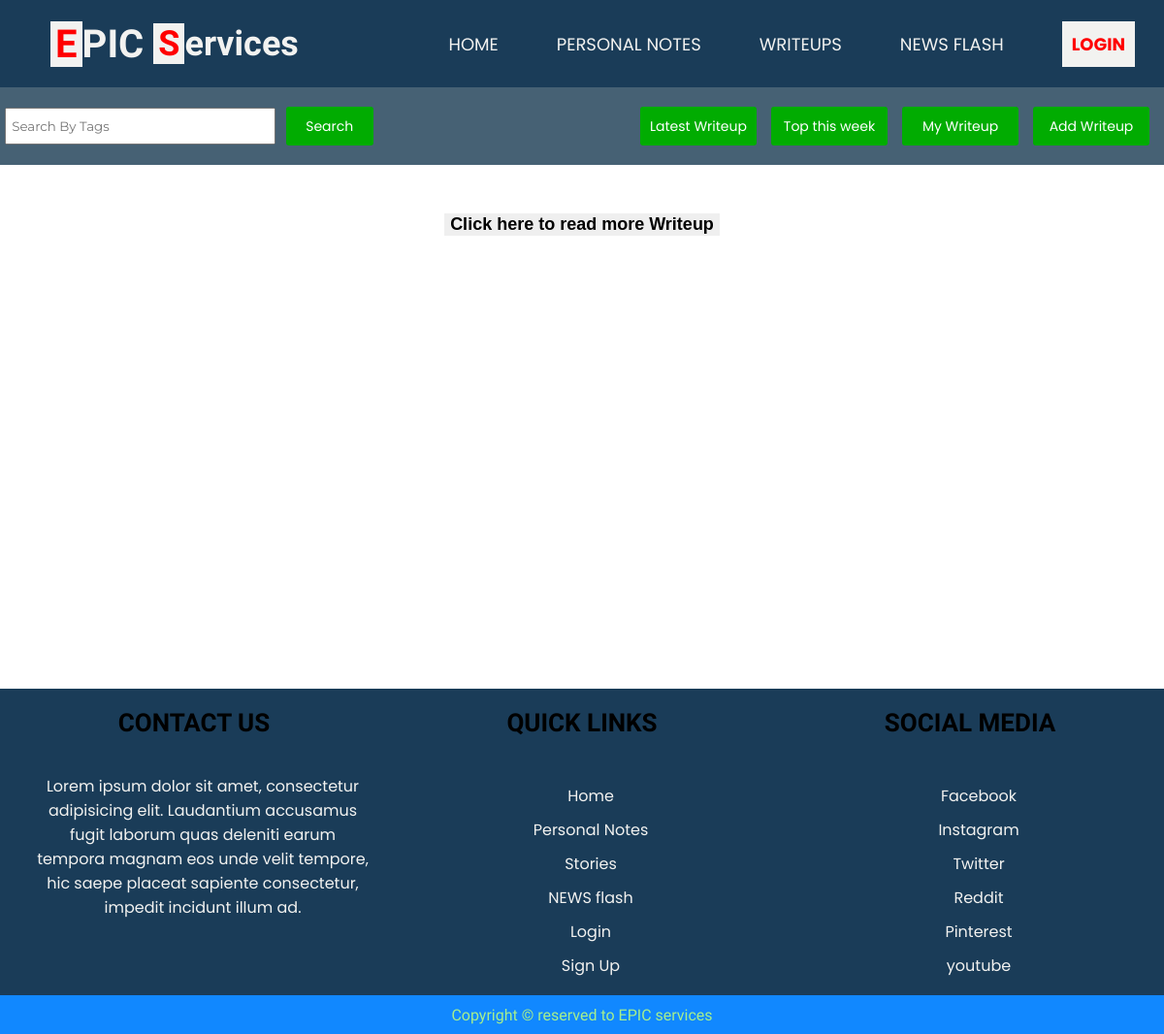
Before: /stories/index.php?filter=weeklytop with the older database file.
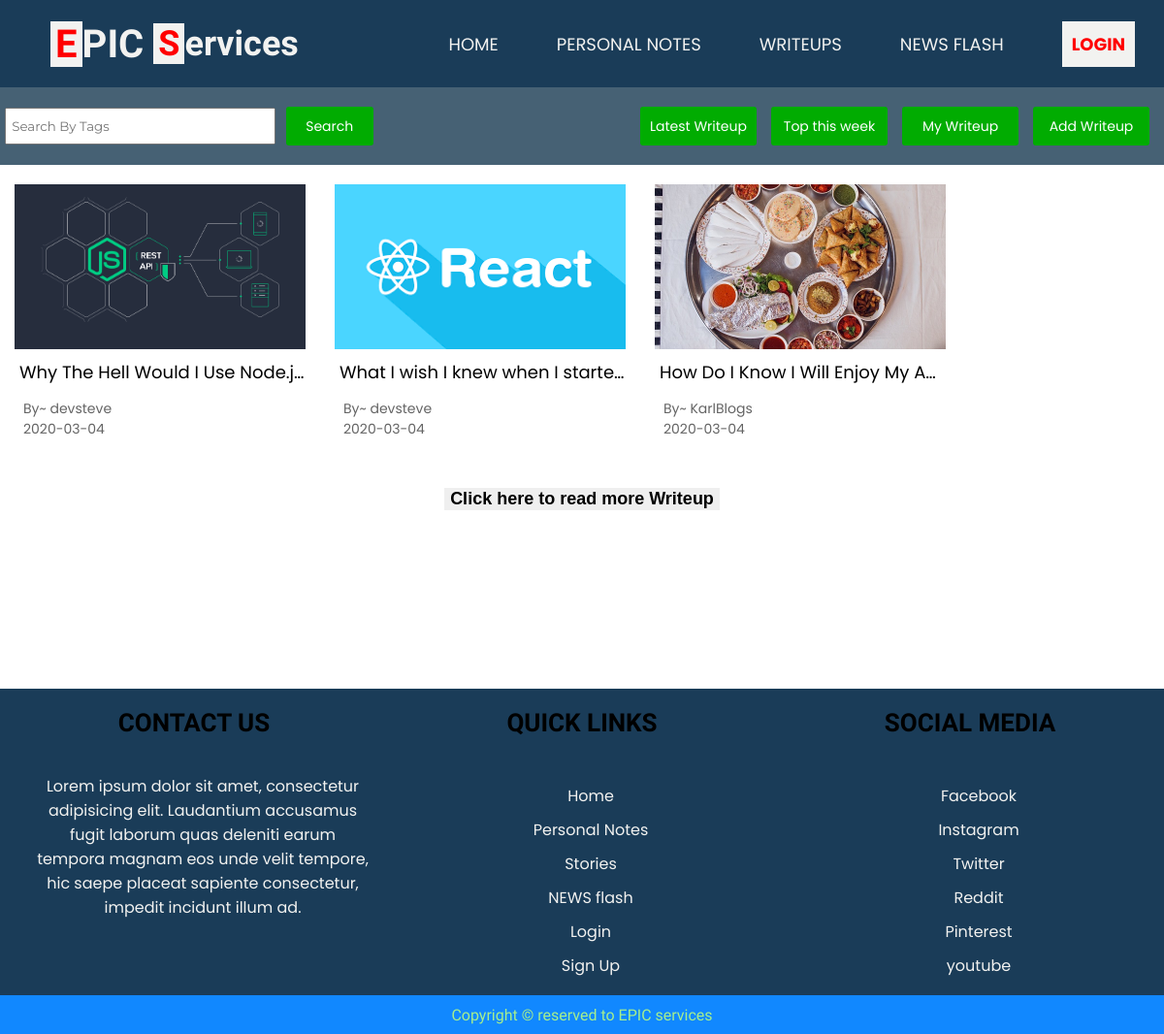
After: the same page with the newer database file.
### tables this page shows
CREATE TABLE `stories` (
  `storyid` int(11) NOT NULL,
  `storyuser` varchar(15) DEFAULT NULL,
  `storytitle` text,
  `storydata` text,
  `storytags` text,
  `thumbnail` text NOT NULL,
  `ispublic` int(11) NOT NULL DEFAULT '1',
  `dttm` date DEFAULT NULL
);

### stories/index.php (the view, shortened to what this page needs)
<?php
	include("../public/top.php");
?>
<!DOCTYPE html>
<html lang="en">
<head>
	<link rel="stylesheet" href="styles/stories.css">
</head>
<body>
	<section id="storiessContainer">
		<?php
			include '../public/header.php';
		?>
		<section class="stories-container-main">
			<section class="stories-options">
				<section class="search-stories">
					<form method="get" action="">
						<input type="text" name="storytags" placeholder="Search By Tags">
						<button type="submit" name="searchStory" value="true">Search</button>
					</form>
				</section>
				<section class="more-ops">
					<a href="index.php?filter=latest" class="ctrl-btn">
						Latest Writeup
					</a>
					<a href="index.php?filter=weeklytop" class="ctrl-btn">
						Top this week
					</a>
					<a href="index.php?filter=mystories" class="ctrl-btn">
						My Writeup
					</a>
					<a href="add.php" class="ctrl-btn">
						Add Writeup
					</a>
				</section>
			</section>
			<section class="st-container">
				<?php
					if (!isset($_GET['searchStory'])) {
						if (!isset($_GET['filter'])) {
							$selectstoriesquery = "select * from stories where storyuser in (select username from banstatus WHERE isbanned = 0) order by rand() limit 20";
						}
						else if($_GET['filter'] == "latest") {
							$selectstoriesquery = "select * from stories where storyuser in (select username from banstatus WHERE isbanned = 0) order by storyid desc limit 20";
						}
						else if ($_GET['filter'] == "weeklytop") {
							$selectstoriesquery = "select storyid from stories where dttm > date(now()) - interval 7 day and storyuser in (select username from banstatus WHERE isbanned = 0)";
						}
					}
					else {
						$tagsToSearch = $_GET['storytags'];
						$selectstoriesquery = "select * from stories where storytags like '%$tagsToSearch%' and storyuser in (select username from banstatus WHERE isbanned = 0)";
					}
					if (isset($_GET['filter']) && $_GET['filter'] == "weeklytop") {
						$res = mysqli_query($conn, $selectstoriesquery);
						$topweekdata = array();
						while($row = mysqli_fetch_array($res)){
							$checkLikes = "select * from storylikes where storyid = '".$row['storyid']."'";
							$likesRes = mysqli_num_rows(mysqli_query($conn, $checkLikes));
							$temparray = array("storyid" => $row['storyid'], "likes" => $likesRes);
							array_push($topweekdata, $temparray);
						}
						for($i = 0; $i < count($topweekdata); $i++) {
							$selecttopstoriesquery = "select * from stories where storyid = '".$topweekdata[$i]["storyid"]."'";
							$res = mysqli_query($conn, $selecttopstoriesquery);
							$row = mysqli_fetch_array($res);
							$storyid = $row['storyid'];
							$storyuser = $row['storyuser'];
							$storytitle = $row['storytitle'];
							$storythumbnail = $row['thumbnail'];
							$uploaddate = $row['dttm'];
							$storyopenpath = "href=open.php?storyid=$storyid";
						?>
							<a <?= $storyopenpath ?>>
								<section class="storyMain">
									<section class="story-thumbnail">
										<img src="thumbnails/<?= $storythumbnail ?>">
									</section>
									<section class="story-title">
										<?= $storytitle ?>
									</section>
									<section class="author">By~ <?= $storyuser ?></section>
									<section class="uploadDate"><?= $uploaddate ?></section>
								</section>
							</a>
					<?php
						}
					 }
				?>
			</section>
			<section style="width: 100%;text-align: center;"><button onclick="window.location.reload();" style="border: none; background-color: none;margin-top: 50px;font-size: 18px;font-weight: bold">Click here to read more Writeup</button></section>
		</section>
		<?php
			include '../public/footer.php';
		?>
	</section>
</body>
</html>

### public/top.php (shortened to what this page needs)
<!DOCTYPE html>
<html lang="en">
<head>
    <?php
        $phpSelf = htmlentities($_SERVER['PHP_SELF'], ENT_QUOTES, "UTF-8");
        $path_parts = pathinfo($phpSelf);
        $split_url = explode('/', $path_parts['dirname']);
        $baseLevelIndex = 0;
        $folderCountRaw = count($split_url);
    	$folderCount = $folderCountRaw - $baseLevelIndex - 1;
        $upFolderPlaceholder='';
        for($i=0; $i<$folderCount; $i++){
            $upFolderPlaceholder.='../';
        }
    ?>

### public/header.php (shortened to what this page needs)
<?php
	include("top.php");
?>
<!DOCTYPE html>
<html>
<head>
	<link rel="stylesheet" type="text/css" <?php echo 'href="'. $upFolderPlaceholder . 'public/styles/header.css"'?>>
</head>
<body>
	<header id="header">
		<section class="logo"><span style="margin-right: 10px;font-size: 40px"><b style="color: red;background-color: rgb(242,242,240);">E</b>PIC</span> <b style="color: red;background-color: rgb(242,242,240);">S</b>ervices</section>
		<section class="navigation" id="nav">
			<a <?php echo 'href="'. $upFolderPlaceholder . 'index.php"'?>>Home</a>
			<a <?php echo 'href="'. $upFolderPlaceholder . 'notes/"'?>>Personal Notes</a>
			<a <?php echo 'href="'. $upFolderPlaceholder . 'stories/"'?>>Writeups</a>
			<a <?php echo 'href="'. $upFolderPlaceholder . 'news/"'?>>News Flash</a>
			<?php if (!isset($_SESSION['user'])){ ?>
				<a <?php echo 'href="'. $upFolderPlaceholder . 'account/signin.php"'?> style="color: red; background-color: rgb(242,242,240);padding: 10px 10px 10px 10px;font-weight: bolder;">Login</a>
			<?php } else {?>
				<a <?php echo 'href="'. $upFolderPlaceholder . 'account/signout.php"'?> style="color: red; background-color: rgb(242,242,240);padding: 10px 10px 10px 10px;font-weight: bolder;">Logout</a>
			<?php } ?>
		</section>
	</header>
</body>
</html>

### public/footer.php (shortened to what this page needs)
<!DOCTYPE html>
<html lang="en">
<head>
	<link rel="stylesheet" type="text/css" <?php echo 'href="'. $upFolderPlaceholder . 'public/styles/footer.css"'?>>
</head>
<body>
	<footer class="f-main">
		<section class="footer-container">
			<section class="footer-main-header">
				Contact Us
			</section>
			<section class="footer-main-body">
				Lorem ipsum dolor sit amet, consectetur adipisicing elit. Laudantium accusamus fugit laborum quas deleniti earum tempora magnam eos unde velit tempore, hic saepe placeat sapiente consectetur, impedit incidunt illum ad.
			</section>
		</section>
		<section class="footer-container links">
			<section class="footer-main-header">
				Quick Links
			</section>
			<section class="footer-main-body">
				<a href="#">Home</a>
				<a href="#">Personal Notes</a>
				<a href="#">Stories</a>
				<a href="#">NEWS flash</a>
				<a href="#">Login</a>
				<a href="#">Sign Up</a>
			</section>
		</section>
		<section class="footer-container links">
			<section class="footer-main-header">
				Social Media
			</section>
			<section class="footer-main-body">
				<a href="#">Facebook</a>
				<a href="#">Instagram</a>
				<a href="#">Twitter</a>
				<a href="#">Reddit</a>
				<a href="#">Pinterest</a>
				<a href="#">youtube</a>
			</section>
		</section>
	</footer>
	<footer class="copyright">
		Copyright &copy; reserved to EPIC services
	</footer>
</body>
</html>

### stories/styles/stories.css (style rules this page uses)
.stories-container-main { width: 100%; min-height: 600px; }
.stories-options { width: 100%; min-height: 80px; background-color: rgb(70, 97, 116); display: flex; justify-content: space-between; align-items: center; flex-wrap: wrap; }
.search-stories { width: 390px; height: 80px; }
.search-stories form { width: 100%; height: 100%; display: flex; justify-content: space-around; align-items: center; }
.search-stories input[type="text"] { padding-left: 5px; width: calc(70% - 5px); height: 40%; font-family: 'Montserrat', sans-serif; }
.search-stories button { width: 90px; height: 40px; border-radius: 3px; background-color: #01ac01; border: none; color: white; font-size: 14px; font-family: 'Poppins', sans-serif; }
.more-ops { display: flex; }
.ctrl-btn { width: 120px; height: 40px; background-color: #01ac01; border-radius: 3px; font-size: 14px; font-family: 'Poppins', sans-serif; display: flex; justify-content: center; align-items: center; color: white; text-decoration: none; margin-right: 15px; }
.st-container { width: 100%; display: flex; flex-wrap: wrap; }
.storyMain { width: 300px; margin-top: 20px; margin-left: 15px; margin-right: 15px; }
.story-thumbnail { width: 100%; height: 170px; display: flex; justify-content: center; align-items: center; }
.story-thumbnail img { width: 100%; height: 100%; object-fit: cover; }
.story-title { display:inline-block; width: calc(100% - 5px); white-space: nowrap; overflow:hidden !important; text-overflow: ellipsis; font-size: 18px; padding-top: 10px; padding-bottom: 10px; padding-left: 5px; font-family: 'Poppins', sans-serif; }
.author, .uploadDate { width: 90%; margin-left: 3%; font-family: 'Poppins', sans-serif; font-size: 14px; color: rgb(100,100,100); }
a { text-decoration: none; color: black; display: block; }

### public/styles/header.css (style rules this page uses)
body { margin: 0; padding: 0; }
header { width: 100%; height: 90px; background: rgb(26, 60, 88); transition: height 0.5s; }
.logo { width: 30%; height: 90px; display: flex; justify-content: center; align-items: center; font-size: 36px; font-family: monospace; font-weight: bolder; color: rgb(242,242,240); font-family: 'Lobster', cursive; float: left; }
.logo b { padding-left: 5px; padding-right: 5px; }
.navigation { width: 70%; height: 90px; display: flex; justify-content: flex-end; align-items: center; float: left; transition: opacity 1s; }
.navigation a { margin-left: 30px; margin-right: 30px; color:rgb(242,242,240); font-size: 18px; text-decoration: none; text-transform: uppercase; font-family: monospace; font-family: 'Poppins', sans-serif; }

### public/styles/footer.css (style rules this page uses)
footer.f-main { width: 100%; background-color: rgb(26, 60, 88); margin-top: 20px; display: flex; justify-content: space-around; flex-wrap: wrap; }
.footer-container { width: 30%; }
.footer-main-header { width: 100%; height: 70px; display: flex; justify-content: center; align-items: center; font-size: 26px; font-weight: bold; font-family: 'ZCOOL XiaoWei', serif; text-transform: uppercase; }
.footer-main-body { width: 95%; padding: 5%; font-family: 'Poppins', sans-serif; color: rgb(242,242,240); text-align: center; }
.footer-main-body a { display: block; color: rgb(242,242,240); margin-top: 10px; }
footer.copyright { width: 100%; height: 40px; background-color: #18f; display: flex; align-items: center; justify-content: center; font-family: 'ZCOOL XiaoWei', serif; color: rgb(166,239,140); }

Changed rows visible on the page:
now on this page (row edited): stories: thumbnail (picture), storytitle "Why The Hell Would I Use Node.j…", storyuser "devsteve", dttm "2020-03-04"
now on this page (row unchanged): stories: thumbnail (picture), storytitle "What I wish I knew when I starte…", storyuser "devsteve", dttm "2020-03-04"
now on this page (row unchanged): stories: thumbnail (picture), storytitle "How Do I Know I Will Enjoy My A…", storyuser "KarlBlogs", dttm "2020-03-04"
